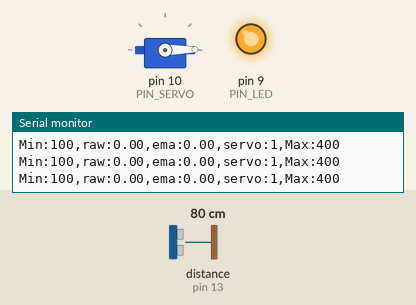
This sketch was run on a simulated Arduino Uno, built with avr-gcc and run on an emulated ATmega328P. Shown: servo, output pins drawn as LEDs (lit = HIGH), the last lines printed to the serial monitor. Wiring (inferred from the names in the program): ultrasonic range finder: trigger pin 12; echo pin 13. Inputs (shaded band) come from the test bench; at power-on: distance to the obstacle (sensor on pin 13) 80 cm. The echo pulse lasts 58.3 µs per cm; pins used as bus, display or sensor lines are not drawn.

Above: at 1.2 s.
1.3 s: distance to the obstacle (sensor on pin 13) set to 35 cm
At 1.45 s:
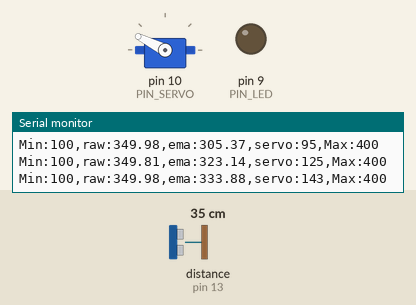
At 2.5 s:
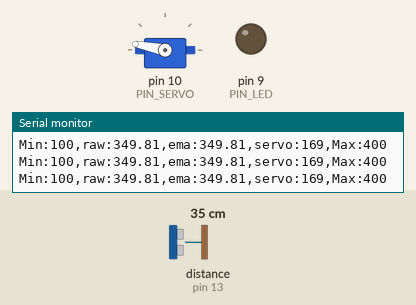
3.2 s: distance to the obstacle (sensor on pin 13) set to 2 cm
At 3.5 s:
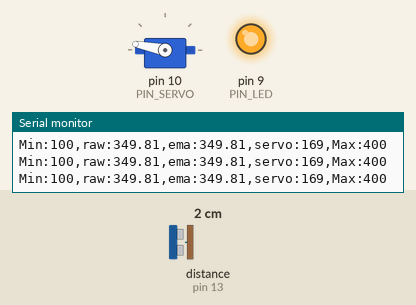
Timing chart, 0 to 6.2 s (numbered marks = the images above; inputs shaded):
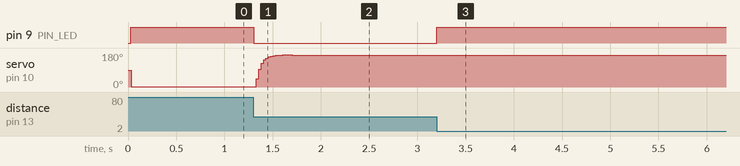

The sketch:

11_example_1.ino
```cpp
#include <Servo.h>

// Arduino pin assignment
#define PIN_LED 9
#define PIN_SERVO 10
#define PIN_TRIG 12
#define PIN_ECHO 13

// configurable parameters
#define SND_VEL 346.0 // sound velocity at 24 celsius degree (unit: m/s)
#define INTERVAL 25 // sampling interval (unit: ms)
#define _DIST_MIN 180 // minimum distance to be measured (unit: mm)
#define _DIST_MAX 360 // maximum distance to be measured (unit: mm)

#define _DUTY_MIN 552 // servo full clockwise position (0 degree)
#define _DUTY_NEU 1475 // servo neutral position (90 degree)
#define _DUTY_MAX 2400 // servo full counterclockwise position (180 degree)

// global variables
float timeout; // unit: us
float dist_min, dist_max, dist_raw, dist_prev, dist_ema, alpha; // unit: mm
unsigned long last_sampling_time; // unit: ms
float scale; // used for pulse duration to distance conversion
Servo myservo;

void setup() {
// initialize GPIO pins
  pinMode(PIN_LED,OUTPUT);
  pinMode(PIN_TRIG,OUTPUT);
  digitalWrite(PIN_TRIG, LOW);
  pinMode(PIN_ECHO,INPUT);
  digitalWrite(PIN_LED, LOW);

  myservo.attach(PIN_SERVO);
  myservo.writeMicroseconds(_DUTY_NEU);

// initialize USS related variables
  dist_min = _DIST_MIN;
  dist_max = _DIST_MAX;
  timeout = (INTERVAL / 2) * 1000.0; // precalculate pulseIn() timeout value. (unit: us)
  dist_raw = dist_prev = dist_ema= 0.0; // raw distance output from USS (unit: mm)
  scale = 0.001 * 0.5 * SND_VEL;
  alpha = 0.4;

// initialize serial port
  Serial.begin(57600);

// initialize last sampling time
  last_sampling_time = 0;
}

void loop() {
// wait until next sampling time
// millis() returns the number of milliseconds since the program started. Will overflow after 50 days.
  if(millis() < last_sampling_time + INTERVAL) return;

// get a distance reading from the USS
  dist_raw = USS_measure(PIN_TRIG,PIN_ECHO);
  dist_ema = alpha * dist_raw + (1-alpha) * dist_ema;

// output the read value to the serial port
  Serial.print("Min:100,raw:");
  Serial.print(dist_raw);
  Serial.print(",ema:");
  Serial.print(dist_ema);
  Serial.print(",servo:");
  Serial.print(myservo.read());
  Serial.println(",Max:400");

// adjust servo position according to the USS read value

  // add your code here!
  if(dist_ema < 180) myservo.writeMicroseconds(_DUTY_MIN);
  else if(dist_ema >= 360) myservo.writeMicroseconds(_DUTY_MAX);
  else myservo.writeMicroseconds(dist_min+10.26*((int)dist_ema-144));


// update last sampling time
  last_sampling_time += INTERVAL;
}

// get a distance reading from USS. return value is in millimeter.
float USS_measure(int TRIG, int ECHO)
{
  float reading;
  digitalWrite(TRIG, HIGH);
  delayMicroseconds(10);
  digitalWrite(TRIG, LOW);

  reading = pulseIn(ECHO, HIGH, timeout) * scale; // unit: mm

  //LED control
  if(reading >= 180 && reading <= 360) digitalWrite(PIN_LED, LOW);
  else digitalWrite(PIN_LED, HIGH);

  if(reading <= dist_min || reading >= dist_max) reading = 0.0; // return 0 when out of range.

  if(reading == 0.0) reading = dist_prev;
  else dist_prev = reading;

  return reading;
}
```

Measured:
- after the input at 1.3 s, pin 9 (PIN_LED): HIGH → LOW at once; servo on pin 10 (PIN_SERVO): rises from 1° to 170° in 0.28 s, then falls to 169° in 0.10 s
- after the input at 3.2 s, pin 9 (PIN_LED): LOW → HIGH at once
